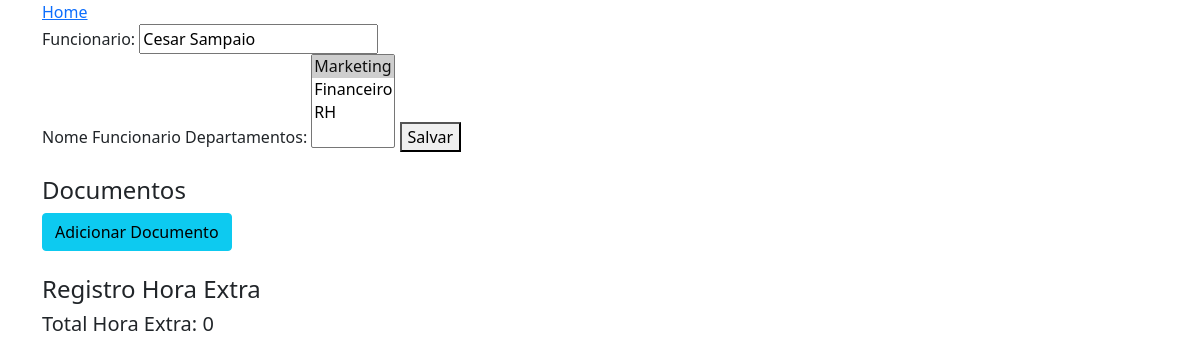
Before: /funcionarios/edit/7/ with the older database file.
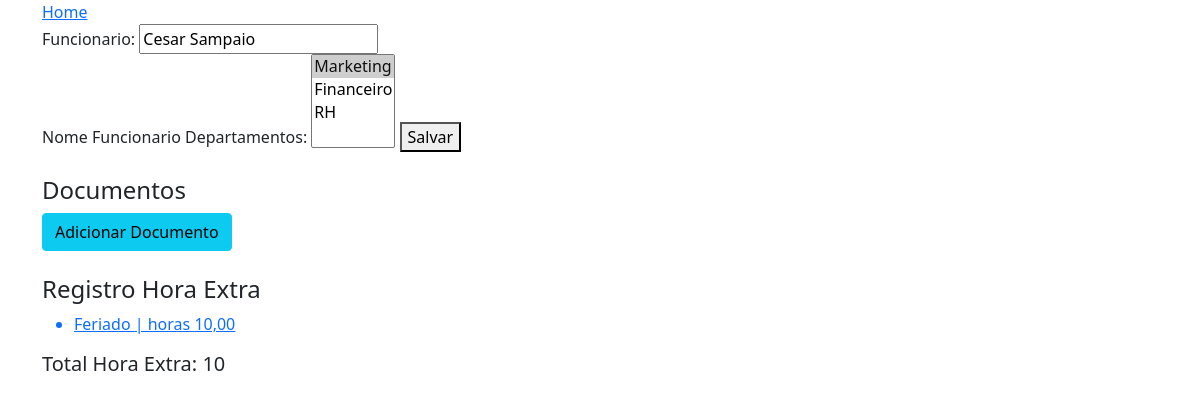
After: the same page with the newer database file.
### apps/funcionarios/models.py (models this page shows, shortened)
class Funcionario(models.Model):
    nome = models.CharField('Funcionario', max_length=100, help_text='Nome Funcionario')
    user = models.OneToOneField(User, models.PROTECT)
    departamentos = models.ManyToManyField(Departamento) # um funcionario pode estar em vários departamentos
    empresa = models.ForeignKey(Empresa, on_delete=models.PROTECT, null=True, blank=True)
    @property
    def total_hora_extra(self):
        total = self.registrohoraextra_set.filter(utilizada=False).aggregate(Sum('horas'))['horas__sum']
        return total or 0

### apps/departamentos/models.py (models this page shows, shortened)
class Departamento(models.Model):
    nome = models.CharField('Departamento', max_length=70)
    empresa = models.ForeignKey(Empresa, on_delete=models.PROTECT)
    def __str__(self):
        return self.nome

### apps/registro_hora_extra/models.py (models this page shows, shortened)
class RegistroHoraExtra(models.Model):
    motivo = models.CharField('Motivo', max_length=100, help_text='Motivo da Hora Extra')
    funcionario = models.ForeignKey(Funcionario, on_delete=models.PROTECT)
    horas = models.DecimalField(max_digits=5, decimal_places=2)
    utilizada = models.BooleanField(default=False)

### apps/funcionarios/views.py (the view)
# urls.py: path('edit/<int:pk>/', FuncionarioUpdateView.as_view(), name='edit_funcionario'),
class FuncionarioUpdateView(UpdateView):
    model = Funcionario
    fields = ['nome', 'departamentos']
    template_name = 'funcionario_edit.html'

### apps/funcionarios/templates/funcionario_edit.html (shortened to what this page needs)
{% extends 'base.html' %}
{% load bootstrap %}
{% block main %}
    <form method="post">
        {{ form|bootstrap }}
        <button type="submit">Salvar</button>
    </form>
    <br>
    <h4>Documentos</h4>
    <a href="{% url 'create_documento' object.id %}" class="btn btn-info">Adicionar Documento</a>
    <br>
    <br>
    <h4>Registro Hora Extra</h4>
    {% for registro in object.registrohoraextra_set.all %}
        {% if registro.utilizada == True %}
            <ul>
                <a href="{% url 'edit_hora_extra' registro.id %}">
                    <li style="color: darkgreen; font-weight: bolder;">
                        {{ registro.motivo }} | horas {{registro.horas}} - Horas já utilizada
                    </li>
                </a>
            </ul>
        {% else %}
            <ul>
                <a href="{% url 'edit_hora_extra' registro.id %}">
                    <li >
                        {{ registro.motivo }} | horas {{registro.horas}}
                    </li>
                </a>
            </ul>
        {% endif %}
    {% endfor %}
    <h5>Total Hora Extra: {{ object.total_hora_extra }}</h5>
{% endblock %}

Changed rows visible on the page:
computed for Funcionario "Cesar Sampaio": total_hora_extra "0" → "10"
added RegistroHoraExtra: motivo "Feriado", horas "10,00"
